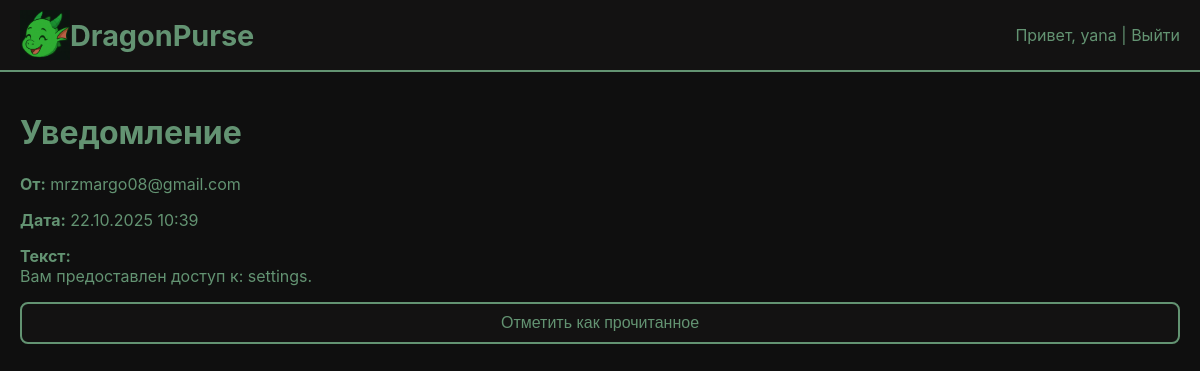
Page /notifications/2/ (signed in) on the earlier database version.
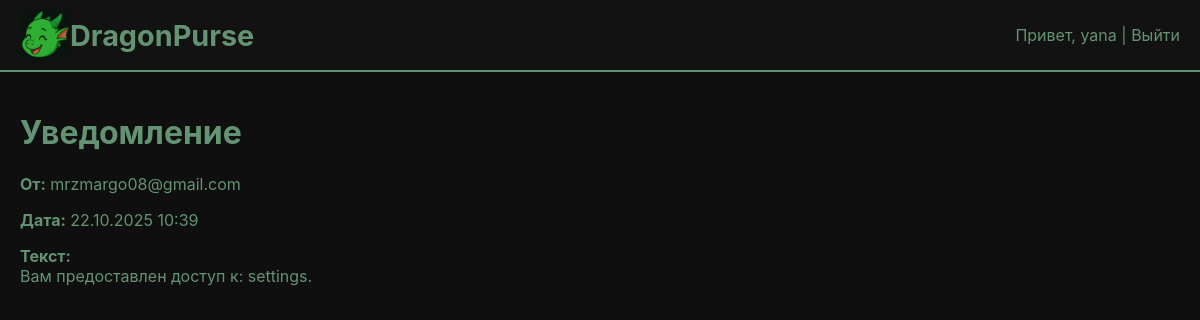
Same page on the later database version.
### accounts/views.py (the view)
# urls.py: path('notifications/<int:pk>/', notification_detail, name='notification_detail'),
@login_required
def notification_detail(request, pk):
    notification = get_object_or_404(Notification, pk=pk)
    return render(request, "accounts/notification_detail.html", {"notification": notification})

### accounts/templates/accounts/notification_detail.html (shortened to what this page needs)
{% extends "accounts/base.html" %}
{% block content %}
<h1>Уведомление</h1>
<p><strong>От:</strong> {{ notification.user.email }}</p>
<p><strong>Дата:</strong> {{ notification.created_at|date:"d.m.Y H:i" }}</p>
<p><strong>Текст:</strong><br>{{ notification.message }}</p>
{% if not notification.is_read %}
<form method="post" action="{% url 'notification_mark_read' notification.id %}">
<button type="submit">Отметить как прочитанное</button>
</form>
{% endif %}
{% endblock %}

Differences in the rows shown:
changed Notification "Вам предоставлен доступ к: settings.": is_read False → True (drawn)
Other differences:
text no longer shown: "Отметить как прочитанное"
